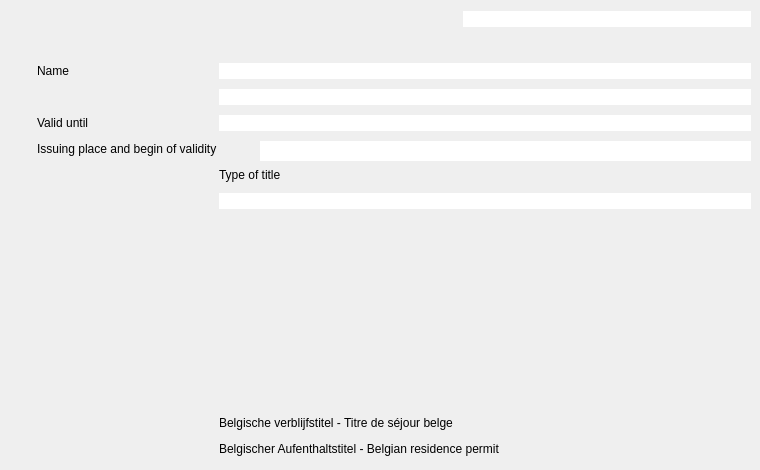
        <widget class="QWidget" name="tabForeigners">
         <property name="focusPolicy">
          <enum>Qt::NoFocus</enum>
         </property>
         <property name="accessibleName">
          <string>Tab Foreigners</string>
         </property>
         <attribute name="title">
          <string>Foreigners</string>
         </attribute>
         <widget class="QLineEdit" name="txtForeigners_Card_Number">
          <property name="geometry">
           <rect>
            <x>463</x>
            <y>11</y>
            <width>288</width>
            <height>16</height>
           </rect>
          </property>
          <property name="sizePolicy">
           <sizepolicy hsizetype="Expanding" vsizetype="Fixed">
            <horstretch>0</horstretch>
            <verstretch>0</verstretch>
           </sizepolicy>
          </property>
          <property name="font">
           <font/>
          </property>
          <property name="frame">
           <bool>false</bool>
          </property>
          <property name="readOnly">
           <bool>true</bool>
          </property>
         </widget>
         <widget class="QLabel" name="label">
          <property name="geometry">
           <rect>
            <x>37</x>
            <y>61</y>
            <width>176</width>
            <height>20</height>
           </rect>
          </property>
          <property name="text">
           <string>Name</string>
          </property>
         </widget>
         <widget class="QLineEdit" name="txtForeigners_Name">
          <property name="geometry">
           <rect>
            <x>219</x>
            <y>63</y>
            <width>532</width>
            <height>16</height>
           </rect>
          </property>
          <property name="sizePolicy">
           <sizepolicy hsizetype="Expanding" vsizetype="Fixed">
            <horstretch>1</horstretch>
            <verstretch>0</verstretch>
           </sizepolicy>
          </property>
          <property name="frame">
           <bool>false</bool>
          </property>
          <property name="readOnly">
           <bool>true</bool>
          </property>
         </widget>
         <widget class="QLineEdit" name="txtForeigners_GivenNames">
          <property name="geometry">
           <rect>
            <x>219</x>
            <y>89</y>
            <width>532</width>
            <height>16</height>
           </rect>
          </property>
          <property name="sizePolicy">
           <sizepolicy hsizetype="Expanding" vsizetype="Fixed">
            <horstretch>0</horstretch>
            <verstretch>0</verstretch>
           </sizepolicy>
          </property>
          <property name="frame">
           <bool>false</bool>
          </property>
          <property name="alignment">
           <set>Qt::AlignLeading</set>
          </property>
          <property name="readOnly">
           <bool>true</bool>
          </property>
         </widget>
         <widget class="QLabel" name="label_2">
          <property name="geometry">
           <rect>
            <x>37</x>
            <y>113</y>
            <width>176</width>
            <height>20</height>
           </rect>
          </property>
          <property name="text">
           <string>Valid until</string>
          </property>
         </widget>
         <widget class="QLineEdit" name="txtForeigners_ValidTot">
          <property name="geometry">
           <rect>
            <x>219</x>
            <y>115</y>
            <width>532</width>
            <height>16</height>
           </rect>
          </property>
          <property name="sizePolicy">
           <sizepolicy hsizetype="Expanding" vsizetype="Fixed">
            <horstretch>0</horstretch>
            <verstretch>0</verstretch>
           </sizepolicy>
          </property>
          <property name="frame">
           <bool>false</bool>
          </property>
          <property name="readOnly">
           <bool>true</bool>
          </property>
         </widget>
         <widget class="QLabel" name="label_3">
          <property name="geometry">
           <rect>
            <x>37</x>
            <y>139</y>
            <width>211</width>
            <height>20</height>
           </rect>
          </property>
          <property name="text">
           <string>Issuing place and begin of validity</string>
          </property>
         </widget>
         <widget class="QLineEdit" name="txtForeigners_PlaceOfIssue">
          <property name="geometry">
           <rect>
            <x>260</x>
            <y>141</y>
            <width>491</width>
            <height>20</height>
           </rect>
          </property>
          <property name="sizePolicy">
           <sizepolicy hsizetype="Expanding" vsizetype="Fixed">
            <horstretch>0</horstretch>
            <verstretch>0</verstretch>
           </sizepolicy>
          </property>
          <property name="frame">
           <bool>false</bool>
          </property>
          <property name="readOnly">
           <bool>true</bool>
          </property>
         </widget>
         <widget class="QLabel" name="label_4">
          <property name="geometry">
           <rect>
            <x>219</x>
            <y>165</y>
            <width>532</width>
            <height>20</height>
           </rect>
          </property>
          <property name="text">
           <string>Type of title</string>
          </property>
         </widget>
         <widget class="QLabel" name="lblForeigners_ImgPerson">
          <property name="geometry">
           <rect>
            <x>63</x>
            <y>191</y>
            <width>150</width>
            <height>270</height>
           </rect>
          </property>
          <property name="sizePolicy">
           <sizepolicy hsizetype="Expanding" vsizetype="Expanding">
            <horstretch>0</horstretch>
            <verstretch>0</verstretch>
           </sizepolicy>
          </property>
          <property name="minimumSize">
           <size>
            <width>150</width>
            <height>270</height>
           </size>
          </property>
          <property name="frameShape">
           <enum>QFrame::NoFrame</enum>
          </property>
          <property name="text">
           <string/>
          </property>
          <property name="scaledContents">
           <bool>true</bool>
          </property>
          <property name="alignment">
           <set>Qt::AlignCenter</set>
          </property>
         </widget>
         <widget class="QLineEdit" name="txtForeigners_CardType">
          <property name="geometry">
           <rect>
            <x>219</x>
            <y>193</y>
            <width>532</width>
            <height>16</height>
           </rect>
          </property>
          <property name="sizePolicy">
           <sizepolicy hsizetype="Expanding" vsizetype="Fixed">
            <horstretch>0</horstretch>
            <verstretch>0</verstretch>
           </sizepolicy>
          </property>
          <property name="frame">
           <bool>false</bool>
          </property>
          <property name="readOnly">
           <bool>true</bool>
          </property>
         </widget>
         <widget class="QLabel" name="lblForeigners_Footer_1">
          <property name="geometry">
           <rect>
            <x>219</x>
            <y>413</y>
            <width>532</width>
            <height>20</height>
           </rect>
          </property>
          <property name="sizePolicy">
           <sizepolicy hsizetype="Expanding" vsizetype="Preferred">
            <horstretch>0</horstretch>
            <verstretch>0</verstretch>
           </sizepolicy>
          </property>
          <property name="text">
           <string>Belgische verblijfstitel - Titre de séjour belge</string>
          </property>
         </widget>
         <widget class="QLabel" name="lblForeigners_Footer_2">
          <property name="geometry">
           <rect>
            <x>219</x>
            <y>439</y>
            <width>532</width>
            <height>20</height>
           </rect>
          </property>
          <property name="sizePolicy">
           <sizepolicy hsizetype="Expanding" vsizetype="Preferred">
            <horstretch>0</horstretch>
            <verstretch>0</verstretch>
           </sizepolicy>
          </property>
          <property name="text">
           <string>Belgischer Aufenthaltstitel - Belgian residence permit</string>
          </property>
         </widget>
        </widget>
